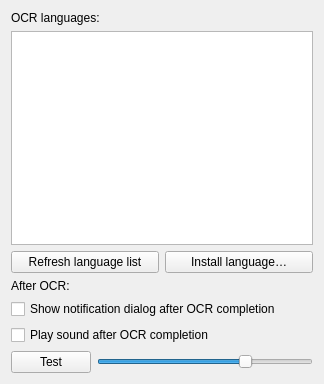
<?xml version="1.0" encoding="UTF-8"?>
<ui version="4.0">
 <class>RecognitionSettingsPane</class>
 <widget class="QWidget" name="RecognitionSettingsPane">
  <property name="geometry">
   <rect>
    <x>0</x>
    <y>0</y>
    <width>324</width>
    <height>384</height>
   </rect>
  </property>
  <layout class="QVBoxLayout" name="layoutRecognition">
   <item>
    <widget class="QLabel" name="lblOCRLanguages">
     <property name="text">
      <string>OCR languages:</string>
     </property>
    </widget>
   </item>
   <item>
    <widget class="QListWidget" name="listOCRLanguages">
     <property name="selectionMode">
      <enum>QAbstractItemView::SelectionMode::MultiSelection</enum>
     </property>
    </widget>
   </item>
   <item>
    <layout class="QHBoxLayout" name="layoutLanguageButtons">
     <item>
      <widget class="QPushButton" name="btnRefreshLanguages">
       <property name="text">
        <string>Refresh language list</string>
       </property>
      </widget>
     </item>
     <item>
      <widget class="QPushButton" name="btnAddLanguage">
       <property name="text">
        <string>Install language…</string>
       </property>
      </widget>
     </item>
    </layout>
   </item>
   <item>
    <widget class="QLabel" name="lblAfterOCR">
     <property name="text">
      <string>After OCR:</string>
     </property>
    </widget>
   </item>
   <item>
    <widget class="QCheckBox" name="chkNotifyOnFinish">
     <property name="text">
      <string>Show notification dialog after OCR completion</string>
     </property>
    </widget>
   </item>
   <item>
    <widget class="QCheckBox" name="chkSoundOnFinish">
     <property name="text">
      <string>Play sound after OCR completion</string>
     </property>
    </widget>
   </item>
   <item>
    <layout class="QHBoxLayout" name="layoutSoundTest">
     <item>
      <widget class="QPushButton" name="btnTestSound">
       <property name="text">
        <string>Test</string>
       </property>
      </widget>
     </item>
     <item>
      <widget class="QSlider" name="sliderSoundVolume">
       <property name="minimum">
        <number>0</number>
       </property>
       <property name="maximum">
        <number>100</number>
       </property>
       <property name="value">
        <number>70</number>
       </property>
       <property name="orientation">
        <enum>Qt::Orientation::Horizontal</enum>
       </property>
      </widget>
     </item>
    </layout>
   </item>
  </layout>
 </widget>
 <resources/>
 <connections/>
</ui>
